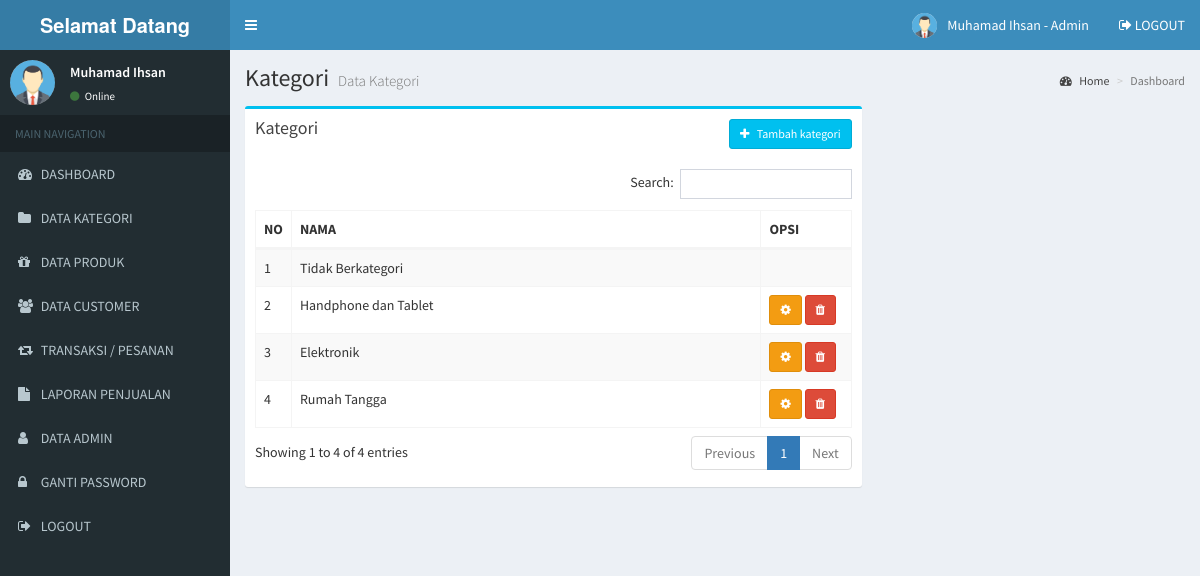
Page /admin/kategori.php (signed in) on the committed database.
### tables this page shows
CREATE TABLE `kategori` (
  `kategori_id` int(11) NOT NULL,
  `kategori_nama` varchar(255) NOT NULL
);

### admin/kategori.php (the view)
<?php include 'header.php'; ?>
<div class="content-wrapper">
  <section class="content-header">
    <h1>
      Kategori
      <small>Data Kategori</small>
    </h1>
    <ol class="breadcrumb">
      <li><a href="#"><i class="fa fa-dashboard"></i> Home</a></li>
      <li class="active">Dashboard</li>
    </ol>
  </section>
  <section class="content">
    <div class="row">
      <section class="col-lg-8">
        <div class="box box-info">
          <div class="box-header">
            <h3 class="box-title">Kategori</h3>
            <div class="btn-group pull-right">
              <a href="kategori_tambah.php" class="btn btn-info btn-sm"><i class="fa fa-plus"></i> &nbsp Tambah kategori</a>
            </div>
          </div>
          <div class="box-body">
            <div class="table-responsive">
              <table class="table table-bordered table-striped" id="table-datatable">
                <thead>
                  <tr>
                    <th width="1%">NO</th>
                    <th>NAMA</th>
                    <th width="15%">OPSI</th>
                  </tr>
                </thead>
                <tbody>
                  <?php
                  include '../koneksi.php';
                  $no=1;
                  $data = mysqli_query($koneksi,"SELECT * FROM kategori");
                  while($d = mysqli_fetch_array($data)){
                    ?>
                    <tr>
                      <td><?php echo $no++; ?></td>
                      <td><?php echo $d['kategori_nama']; ?></td>
                      <td>
                        <?php if($d['kategori_id'] != 1){ ?>
                          <a class="btn btn-warning btn-sm" href="kategori_edit.php?id=<?php echo $d['kategori_id'] ?>"><i class="fa fa-cog"></i></a>
                          <a class="btn btn-danger btn-sm" href="kategori_hapus_konfir.php?id=<?php echo $d['kategori_id'] ?>"><i class="fa fa-trash"></i></a>
                        <?php } ?>
                      </td>
                    </tr>
                    <?php
                  }
                  ?>
                </tbody>
              </table>
            </div>
          </div>
        </div>
      </section>
    </div>
  </section>
</div>
<?php include 'footer.php'; ?>

### admin/header.php (shortened to what this page needs)
<!DOCTYPE html>
<html>
<head>
  <link rel="stylesheet" href="../assets/bower_components/bootstrap/dist/css/bootstrap.min.css">
  <link rel="stylesheet" href="../assets/bower_components/font-awesome/css/font-awesome.min.css">
  <link rel="stylesheet" href="../assets/bower_components/Ionicons/css/ionicons.min.css">
  <link rel="stylesheet" href="../assets/dist/css/AdminLTE.min.css">
  <link rel="stylesheet" href="../assets/bower_components/datatables.net-bs/css/dataTables.bootstrap.min.css">
  <link rel="stylesheet" href="../assets/dist/css/skins/_all-skins.min.css">
  <link rel="stylesheet" href="../assets/bower_components/morris.js/morris.css">
  <link rel="stylesheet" href="../assets/bower_components/jvectormap/jquery-jvectormap.css">
  <link rel="stylesheet" href="../assets/bower_components/bootstrap-datepicker/dist/css/bootstrap-datepicker.min.css">
  <link rel="stylesheet" href="../assets/bower_components/bootstrap-daterangepicker/daterangepicker.css">
  <link rel="stylesheet" href="../assets/plugins/bootstrap-wysihtml5/bootstrap3-wysihtml5.min.css">
  <?php
  include '../koneksi.php';
  ?>
</head>
<body class="hold-transition skin-blue sidebar-mini">
  <div class="wrapper">
    <header class="main-header">
      <a href="index.php" class="logo">
        <span class="logo-lg"><b>Selamat</b> <b>Datang</b></span>
      </a>
      <nav class="navbar navbar-static-top">
        <a href="#" class="sidebar-toggle" data-toggle="push-menu" role="button">
        </a>
        <div class="navbar-custom-menu">
          <ul class="nav navbar-nav">
            <li class="dropdown user user-menu">
              <a href="#" class="dropdown-toggle" data-toggle="dropdown">
                <?php
                $id_admin = $_SESSION['id'];
                $profil = mysqli_query($koneksi,"select * from admin where admin_id='$id_admin'");
                $profil = mysqli_fetch_assoc($profil);
                if($profil['admin_foto'] == ""){
                  ?>
                  <img src="../gambar/sistem/user.png" class="user-image">
                <?php }else{ ?>
                  <img src="../gambar/user/<?php echo $profil['admin_foto'] ?>" class="user-image">
                <?php } ?>
                <span class="hidden-xs"><?php echo $_SESSION['nama']; ?> - Admin</span>
              </a>
            </li>
            <li>
              <a href="logout.php"><i class="fa fa-sign-out"></i> LOGOUT</a>
            </li>
          </ul>
        </div>
      </nav>
    </header>
    <aside class="main-sidebar">
      <section class="sidebar">
        <div class="user-panel">
          <div class="pull-left image">
            <?php
            $id = $_SESSION['id'];
            $profil = mysqli_query($koneksi,"select * from admin where admin_id='$id'");
            $profil = mysqli_fetch_assoc($profil);
            if($profil['admin_foto'] == ""){
              ?>
              <img src="../gambar/sistem/user.png" class="img-circle">
            <?php }else{ ?>
              <img src="../gambar/user/<?php echo $profil['admin_foto'] ?>" class="img-circle" style="max-height:45px">
            <?php } ?>
          </div>
          <div class="pull-left info">
            <p><?php echo $_SESSION['nama']; ?></p>
            <a href="#"><i class="fa fa-circle text-success"></i> Online</a>
          </div>
        </div>
        <ul class="sidebar-menu" data-widget="tree">
          <li class="header">MAIN NAVIGATION</li>
          <li>
            <a href="index.php">
              <i class="fa fa-dashboard"></i> <span>DASHBOARD</span>
            </a>
          </li>
          <li>
            <a href="kategori.php">
              <i class="fa fa-folder"></i> <span>DATA KATEGORI</span>
            </a>
          </li>
          <li>
            <a href="produk.php">
              <i class="fa fa-gift"></i> <span>DATA PRODUK</span>
            </a>
          </li>
          <li>
            <a href="customer.php">
              <i class="fa fa-users"></i> <span>DATA CUSTOMER</span>
            </a>
          </li>
           <li>
            <a href="transaksi.php">
              <i class="fa fa-retweet"></i> <span>TRANSAKSI / PESANAN</span>
            </a>
          </li>
          <li>
            <a href="laporan.php">
              <i class="fa fa-file"></i> <span>LAPORAN PENJUALAN</span>
            </a>
          </li>
          <li>
            <a href="admin.php">
              <i class="fa fa-user"></i> <span>DATA ADMIN</span>
            </a>
          </li>
          <li>
            <a href="gantipassword.php">
              <i class="fa fa-lock"></i> <span>GANTI PASSWORD</span>
            </a>
          </li>
          <li>
            <a href="logout.php">
              <i class="fa fa-sign-out"></i> <span>LOGOUT</span>
            </a>
          </li>
        </ul>
      </section>
    </aside>

### rows in the picture
kategori: kategori_nama "Tidak Berkategori"
kategori: kategori_nama "Handphone dan Tablet"
kategori: kategori_nama "Elektronik"
kategori: kategori_nama "Rumah Tangga"

### other values in the picture
$_SESSION['nama'] "Muhamad Ihsan"
